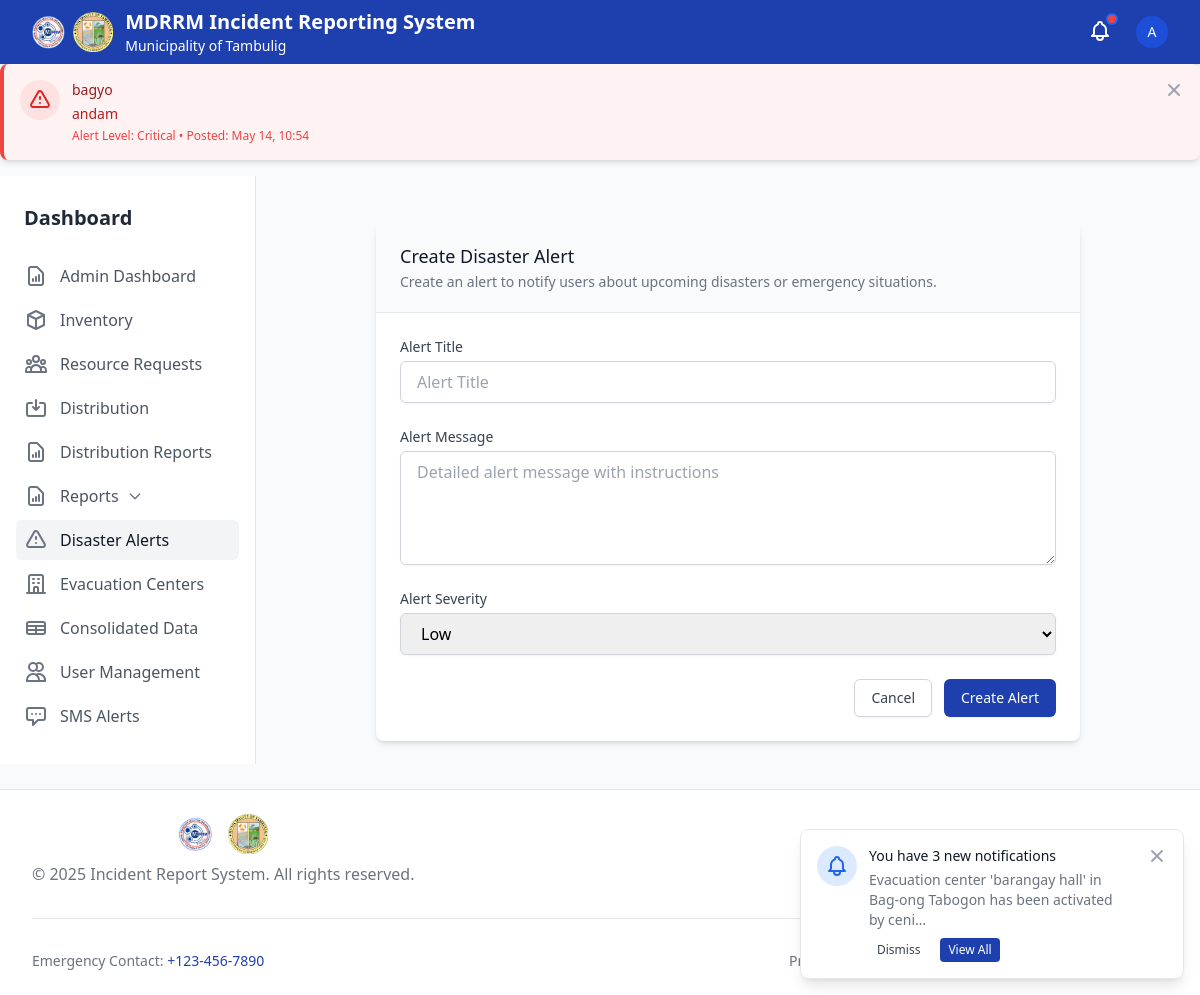
The app's page /alerts/create/ (signed in) with its own data.
### disaster_aid/models.py (models this page shows, shortened)
class DisasterAlert(models.Model):
    SEVERITY_CHOICES = (
        ('low', 'Low'),
        ('medium', 'Medium'),
        ('high', 'High'),
        ('critical', 'Critical'),
    )
    title = models.CharField(max_length=255)
    message = models.TextField()
    severity = models.CharField(max_length=20, choices=SEVERITY_CHOICES, default='medium')
    created_by = models.ForeignKey(User, on_delete=models.CASCADE, related_name='created_alerts')
    created_at = models.DateTimeField(default=timezone.now)
    is_active = models.BooleanField(default=True)
    class Meta:
        ordering = ['-created_at']

class UserNotification(models.Model):
    NOTIFICATION_TYPES = (
        ('incident_verified', 'Incident Verified'),
        ('incident_denied', 'Incident Denied'),
        ('resource_approved', 'Resource Request Approved'),
        ('resource_fulfilled', 'Resource Request Fulfilled'),
        ('evacuation_activated', 'Evacuation Center Activated'),
        ('evacuation_update', 'Evacuation Center Update'),
    )
    user = models.ForeignKey(User, on_delete=models.CASCADE, related_name='notifications')
    notification_type = models.CharField(max_length=50, choices=NOTIFICATION_TYPES)
    title = models.CharField(max_length=255)
    message = models.TextField()
    incident = models.ForeignKey(IncidentReport, on_delete=models.CASCADE, null=True, blank=True)
    evacuation_center = models.ForeignKey(EvacuationCenter, on_delete=models.CASCADE, null=True, blank=True)
    created_at = models.DateTimeField(default=timezone.now)
    is_read = models.BooleanField(default=False)
    class Meta:
        ordering = ['-created_at']

### disaster_aid/views.py (the view)
# urls.py: path('alerts/create/', create_alert, name='create_alert'),
@login_required
def create_alert(request):
    if not request.user.is_staff:
        messages.error(request, "You are not authorized to create disaster alerts.")
        return redirect('dashboard')
    if request.method == 'POST':
        form = DisasterAlertForm(request.POST)
        if form.is_valid():
            alert = form.save(commit=False)
            alert.created_by = request.user
            alert.save()
            messages.success(request, f"Disaster alert '{alert.title}' has been created and is now active.")
            return redirect('manage_alerts')
        else:
            for field, errors in form.errors.items():
                for error in errors:
                    messages.error(request, f"{field}: {error}")
    else:
        form = DisasterAlertForm()
    return render(request, 'admin/create_alert.html', {'form': form})

### disaster_aid/forms.py
class DisasterAlertForm(forms.ModelForm):
    title = forms.CharField(
        widget=forms.TextInput(
            attrs={
                'class': INPUT_CLASSES,
                'placeholder': 'Alert Title',
            }
        )
    )
    message = forms.CharField(
        widget=forms.Textarea(
            attrs={
                'class': INPUT_CLASSES,
                'placeholder': 'Detailed alert message with instructions',
                'rows': 4,
            }
        )
    )
    severity = forms.ChoiceField(
        choices=DisasterAlert.SEVERITY_CHOICES,
        widget=forms.Select(
            attrs={
                'class': INPUT_CLASSES,
            }
        )
    )
    class Meta:
        model = DisasterAlert
        fields = ['title', 'message', 'severity']

### disaster_aid/context_processors.py (called while the page is built)
def sms_modal_data(request):
    context = {
        'barangays': [],
        'reporter_profiles': [],
    }
    if request.user.is_authenticated and request.user.is_staff:
        barangays = Barangay.objects.all().select_related('municipality').order_by('name')
        reporter_profiles = ReporterProfile.objects.filter(
            phone_number__isnull=False
        ).exclude(
            phone_number=''
        ).select_related('user', 'barangay')
        context.update({
            'barangays': barangays,
            'reporter_profiles': reporter_profiles,
        })
    return context

### templates/admin/create_alert.html (shortened to what this page needs)
{% extends 'base.html' %}
{% block content %}
<div class="py-6">
    <div class="max-w-3xl mx-auto px-4 sm:px-6 lg:px-8">
        <div class="bg-white shadow-md rounded-lg overflow-hidden">
            <div class="px-4 py-5 border-b border-gray-200 sm:px-6 bg-gray-50">
                <h1 class="text-lg font-medium leading-6 text-gray-900">Create Disaster Alert</h1>
                <p class="mt-1 text-sm text-gray-500">
                    Create an alert to notify users about upcoming disasters or emergency situations.
                </p>
            </div>
            <form method="post" class="px-4 py-5 sm:p-6">
                <div class="space-y-6">
                    <div>
                        <label for="{{ form.title.id_for_label }}" class="block text-sm font-medium text-gray-700">
                            Alert Title
                        </label>
                        <div class="mt-1">
                            {{ form.title }}
                        </div>
                    </div>
                    <div>
                        <label for="{{ form.message.id_for_label }}" class="block text-sm font-medium text-gray-700">
                            Alert Message
                        </label>
                        <div class="mt-1">
                            {{ form.message }}
                        </div>
                    </div>
                    <div>
                        <label for="{{ form.severity.id_for_label }}" class="block text-sm font-medium text-gray-700">
                            Alert Severity
                        </label>
                        <div class="mt-1">
                            {{ form.severity }}
                        </div>
                    </div>
                </div>
                <div class="mt-6 flex items-center justify-end space-x-3">
                    <a href="{% url 'admin_dashboard' %}" class="inline-flex items-center px-4 py-2 border border-gray-300 shadow-sm text-sm font-medium rounded-md text-gray-700 bg-white hover:bg-gray-50 focus:outline-none focus:ring-2 focus:ring-offset-2 focus:ring-primary">
                        Cancel
                    </a>
                    <button type="submit" class="inline-flex items-center px-4 py-2 border border-transparent shadow-sm text-sm font-medium rounded-md text-white bg-primary hover:bg-blue-700 focus:outline-none focus:ring-2 focus:ring-offset-2 focus:ring-primary">
                        Create Alert
                    </button>
                </div>
            </form>
        </div>
    </div>
</div>
{% endblock %}

### templates/components/navbar.html (shortened to what this page needs)
<nav class="bg-primary text-white shadow-md" x-data="{ mobileMenuOpen: false }">
    <div class="max-w-7xl mx-auto px-4 sm:px-6 lg:px-8">
        <div class="flex justify-between h-16">
            <div class="flex">
                <div class="flex-shrink-0 flex items-center space-x-3">
                    <div class="flex items-center space-x-2">
                        <img src="/static/logo/mdrrmc_logo.png" alt="MDRRMC Logo" class="h-10 w-auto">
                        <img src="/static/logo/lgu_logo.png" alt="LGU Logo" class="h-10 w-auto">
                    </div>
                    <div class="flex flex-col">
                        <a href="{% url 'home' %}" class="font-bold text-xl">MDRRM Incident Reporting System</a>
                        <span class="text-sm">Municipality of Tambulig</span>
                    </div>
                </div>
            </div>
            <div class="flex items-center">
                {% include 'components/notifications.html' %}
                {% if user.is_authenticated %}
                <div class="ml-3 relative" x-data="{ open: false }">
                    <div class="flex items-center">
                        <button @click="open = !open" class="flex text-sm rounded-full focus:outline-none focus:ring-2 focus:ring-offset-2 focus:ring-offset-blue-800 focus:ring-white">
                            {% if user.reporterprofile.profile_image %}
                            <img class="h-8 w-8 rounded-full object-cover" src="{{ user.reporterprofile.profile_image.url }}" alt="{{ user.username }}">
                            {% else %}
                            <div class="h-8 w-8 rounded-full bg-blue-700 flex items-center justify-center">
                                <span class="text-sm font-medium">{{ user.username|first|upper }}</span>
                            </div>
                            {% endif %}
                        </button>
                    </div>
                </div>
                {% endif %}
            </div>
        </div>
    </div>
</nav>

### templates/components/disaster_alert.html (shortened to what this page needs)
{% if has_active_alerts %}
<div id="disaster-alerts-container" class="w-full">
    {% for alert in active_disaster_alerts %}
    <div id="disaster-alert-{{ alert.id }}"
         x-data="{ show: true }"
         x-show="show"
         class="disaster-alert mb-4 p-4 rounded-lg shadow-md border-l-4 {% if alert.severity == 'critical' %}bg-red-50 border-red-500{% elif alert.severity == 'high' %}bg-orange-50 border-orange-500{% elif alert.severity == 'medium' %}bg-yellow-50 border-yellow-500{% else %}bg-blue-50 border-blue-500{% endif %}">
        <div class="flex items-start">
            <div class="flex-shrink-0">
                {% if alert.severity == 'critical' %}
                <span class="inline-flex items-center justify-center h-10 w-10 rounded-full bg-red-100">
                </span>
                {% endif %}
            </div>
            <div class="ml-3 w-0 flex-1">
                <div class="flex justify-between items-start">
                    <div>
                        <p class="text-sm font-medium {% if alert.severity == 'critical' %}text-red-800{% elif alert.severity == 'high' %}text-orange-800{% elif alert.severity == 'medium' %}text-yellow-800{% else %}text-blue-800{% endif %}">
                            {{ alert.title }}
                        </p>
                        <p class="mt-1 text-sm {% if alert.severity == 'critical' %}text-red-700{% elif alert.severity == 'high' %}text-orange-700{% elif alert.severity == 'medium' %}text-yellow-700{% else %}text-blue-700{% endif %}">
                            {{ alert.message }}
                        </p>
                        <p class="mt-1 text-xs {% if alert.severity == 'critical' %}text-red-500{% elif alert.severity == 'high' %}text-orange-500{% elif alert.severity == 'medium' %}text-yellow-500{% else %}text-blue-500{% endif %}">
                            Alert Level: {{ alert.get_severity_display }} • Posted: {{ alert.created_at|date:"M d, H:i" }}
                        </p>
                    </div>
                    <div class="ml-4 flex-shrink-0 flex">
                        <button @click="show = false; hideAlert('{{ alert.id }}')" class="inline-flex text-gray-400 focus:outline-none focus:text-gray-500 transition ease-in-out duration-150">
                        </button>
                    </div>
                </div>
            </div>
        </div>
    </div>
    {% endfor %}
</div>
{% endif %}

### templates/components/notification_toast.html (shortened to what this page needs)
{% if user.is_authenticated and has_user_notifications %}
<div x-data="{ show: true }"
     x-init="setTimeout(() => show = false, 8000)"
     x-show="show"
     x-transition:enter="transform ease-out duration-300 transition"
     x-transition:enter-start="translate-y-2 opacity-0 sm:translate-y-0 sm:translate-x-2"
     x-transition:enter-end="translate-y-0 opacity-100 sm:translate-x-0"
     x-transition:leave="transition ease-in duration-100"
     x-transition:leave-start="opacity-100"
     x-transition:leave-end="opacity-0"
     class="fixed bottom-0 right-0 mb-4 mr-4 w-full max-w-sm bg-white border border-gray-200 rounded-lg shadow-lg overflow-hidden z-50">
    <div class="p-4">
        <div class="flex items-start">
            <div class="flex-shrink-0">
                {% with first_notification=user_notifications.0 %}
                {% if first_notification.notification_type == 'incident_verified' %}
                <span class="inline-flex items-center justify-center h-10 w-10 rounded-full bg-green-100">
                    <svg class="h-6 w-6 text-green-600" xmlns="http://www.w3.org/2000/svg" fill="none" viewBox="0 0 24 24" stroke="currentColor">
                        <path stroke-linecap="round" stroke-linejoin="round" stroke-width="2" d="M5 13l4 4L19 7" />
                    </svg>
                </span>
                {% else %}
                <span class="inline-flex items-center justify-center h-10 w-10 rounded-full bg-blue-100">
                </span>
                {% endif %}
                {% endwith %}
            </div>
            <div class="ml-3 w-0 flex-1">
                <p class="text-sm font-medium text-gray-900">
                    You have {{ unread_user_notifications_count }} new notification{{ unread_user_notifications_count|pluralize }}
                </p>
                <p class="mt-1 text-sm text-gray-500">
                    {% with first_notification=user_notifications.0 %}
                    {{ first_notification.message|truncatechars:80 }}
                    {% endwith %}
                </p>
                <div class="mt-2 flex space-x-3">
                    <button @click="show = false" class="bg-white text-gray-700 px-2 py-1 rounded text-xs font-medium hover:bg-gray-50 focus:outline-none focus:ring-2 focus:ring-offset-2 focus:ring-primary">
                        Dismiss
                    </button>
                    <button @click="document.querySelector('.user-notification-button').click(); show = false" class="bg-primary text-white px-2 py-1 rounded text-xs font-medium hover:bg-blue-700 focus:outline-none focus:ring-2 focus:ring-offset-2 focus:ring-primary">
                        View All
                    </button>
                </div>
            </div>
            <div class="ml-4 flex-shrink-0 flex">
                <button @click="show = false" class="bg-white rounded-md inline-flex text-gray-400 hover:text-gray-500 focus:outline-none focus:ring-2 focus:ring-offset-2 focus:ring-primary">
                </button>
            </div>
        </div>
    </div>
</div>
{% endif %}

### records on screen
DisasterAlert: title "bagyo", message "andam", severity "Critical", created_at "May 14, 10:54"
UserNotification: message "Evacuation center 'barangay hall' in Bag-ong Tabogon has been activated by ceni…"

### other values on screen
{{ user.username|first|upper }} "A"
{{ unread_user_notifications_count }} "3"
